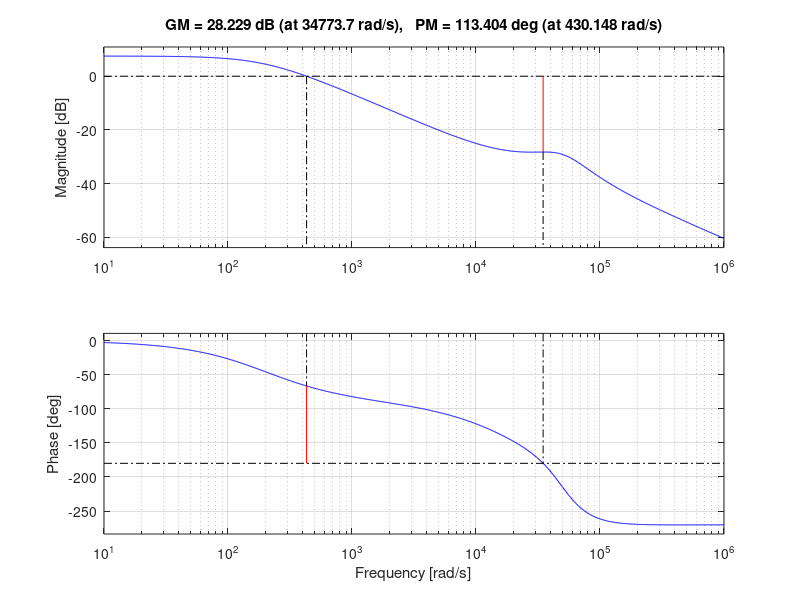
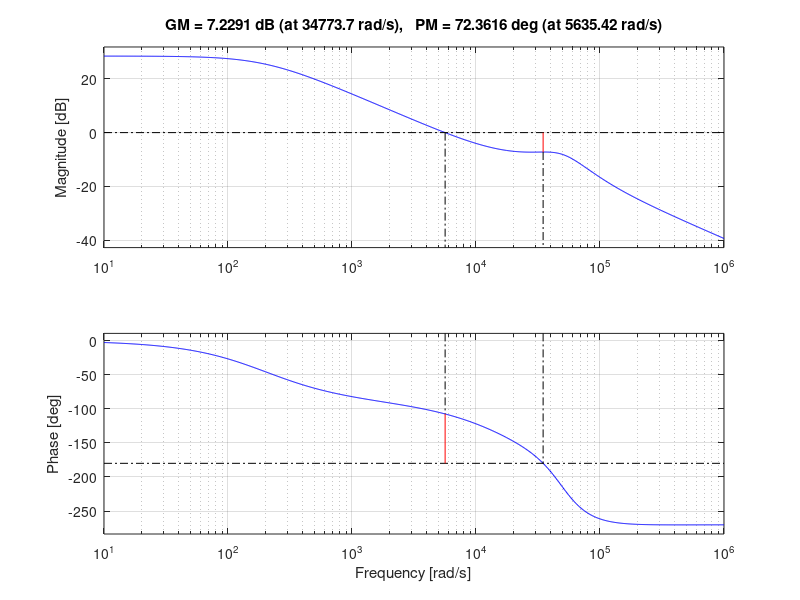

These figures' MATLAB source, in order:
s = tf('s');

Nps = 1;
Rout = 8.4;
Rcs = 0.75;
Acs = 1.65;
D = 0.447;
tL = 1.234;
M = 0.808;

Cz = 10*10^(-9);
Rz = 36083;
RFB2 = 1000;
CFB = 9.021*10^(-9);
R1 = 18000;
R2 = 2400;


G0 = ((Rout*Nps)/(Rcs*Acs))*(1/(((1-D)^2/tL) + (2*M)+1));
%Gs = ((1+s*Cz*Rz)/(s*Cz))*(R1/R2)*(1/(s*CFB*RFB2+1));
Gs = 11.22;

wesr = 70736;
wrhpz = 17643;

wp1 = 200.082;
wp2 = 50000;

QP = 1;

sys = G0 * (((1+s/wesr)*(1-s/wrhpz))/(1+s/wp1)) * (1/(1+(s/(wp2*QP))+(s^2/wp2^2)));
sys1 = sys * Gs;

figure(1)
bode(sys)
margin(sys)

figure(2)
bode(sys1)
margin(sys1)
